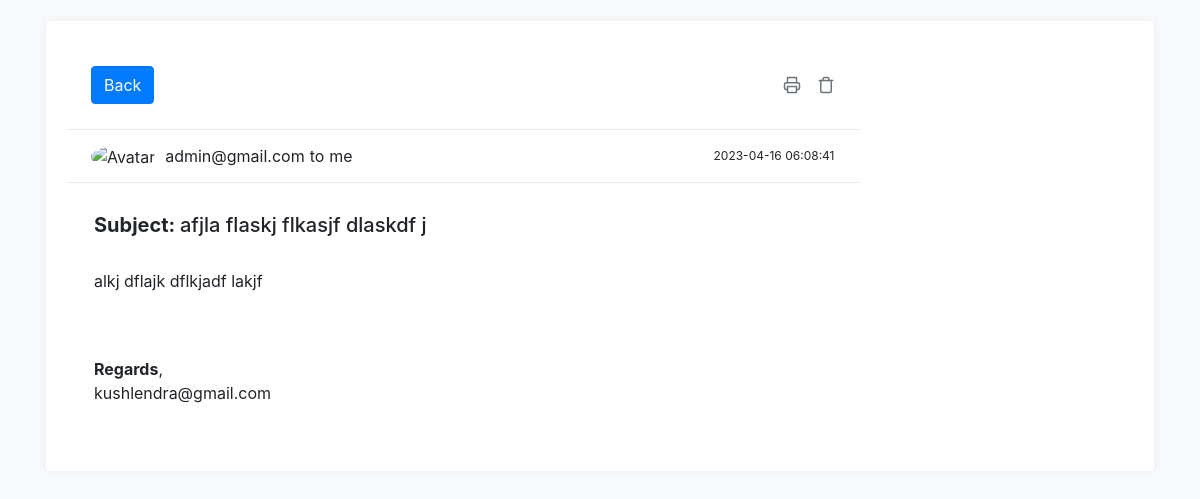
Before: /inbox/3 with the older database file.
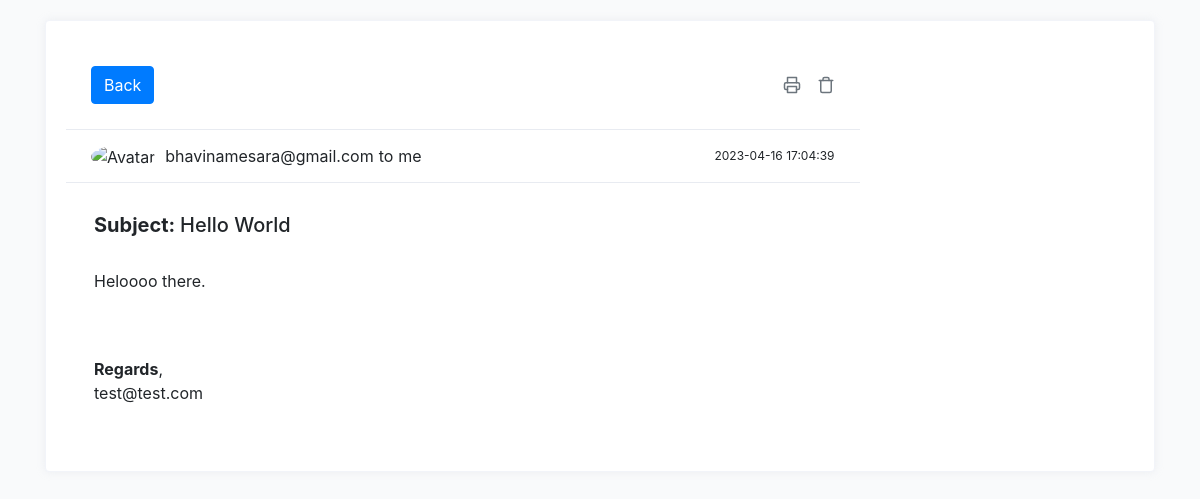
After: the same page with the newer database file.
### tables this page shows
CREATE TABLE email(
    id INTEGER PRIMARY KEY AUTOINCREMENT,
    sender TEXT NOT NULL,
    recipient TEXT NOT NULL,
    subject TEXT NOT NULL,
    body TEXT NOT NULL,
    time TIMESTAMP DEFAULT CURRENT_TIMESTAMP NOT NULL,
    threat INTEGER DEFAULT 0,
    keywords TEXT
);

### app.py (the view)
@app.route('/inbox/<int:email_id>')
def email_detail(email_id):
    conn = sqlite3.connect('database.db')
    cur = conn.cursor()
    cur.execute('SELECT * FROM email WHERE id = ?', (email_id,))
    email = cur.fetchone()
    cur.close()
    conn.close()
    if email is None:
        abort(404)
    return render_template('read_email.html', email=email)

### app.py (called while the page is built)
def get_db_connection():
    conn = sqlite3.connect('database.db')
    conn.row_factory = sqlite3.Row
    return conn

def init_db():
    with app.app_context():
        db = get_db_connection()
        if db.execute('SELECT name FROM sqlite_master WHERE type="table" AND name="users" OR name="email" OR name="keywords"').fetchone() is None:
            with app.open_resource('schema.sql') as f:
                db.executescript(f.read().decode('utf8'))
        else:
            pass
        db.commit()

@app.before_request
def before_request():
    init_db()

### templates/read_email.html (shortened to what this page needs)
<!DOCTYPE html>
<html lang="en">
<head>
    <link href="https://cdn.jsdelivr.net/npm/bootstrap@4.4.1/dist/css/bootstrap.min.css" rel="stylesheet">
</head>
<body>
    <div class="container">
        <div class="row inbox-wrapper">
            <div class="col-lg-12">
                <div class="card">
                    <div class="card-body">
                        <div class="row">
                            <div class="col-lg-9 email-content">
                                <div class="email-head">
                                    <div class="email-head-subject">
                                        <div class="title d-flex align-items-center justify-content-between">
                                            <div class="aside-compose"><a class="btn btn-primary btn-block"
                                                    href="/inbox">Back</a></div>
                                            <div class="icons">
                                                <a href="#" class="icon" onclick="window.print()"></a>
                                                <a href="#" class="icon" onclick="location.href='/inbox/{{ email[0] }}/delete'">
                                                </a>
                                            </div>
                                        </div>
                                    </div>
                                    <div
                                        class="email-head-sender d-flex align-items-center justify-content-between flex-wrap">
                                        <div class="d-flex align-items-center">
                                            <div class="avatar">
                                                <img src="https://bootdey.com/img/Content/avatar/avatar1.png"
                                                    alt="Avatar" class="rounded-circle user-avatar-md">
                                            </div>
                                            <div class="sender d-flex align-items-center">
                                                {{ email[2] }} <span>to</span> me
                                            </div>
                                        </div>
                                        <div class="date">{{ email[5] }}</div>
                                    </div>
                                </div>
                                <div class="email-body">
                                    <h5><strong>Subject: </strong>{{ email[3] }}</h5>
                                    <br>
                                    <p>{{ email[4] }}</p>
                                    <br>
                                    <br>
                                    <p><strong>Regards</strong>,<br> {{ email[1] }} </p>
                                </div>
                            </div>
                        </div>
                    </div>
                </div>
            </div>
        </div>
    </div>
</body>
</html>

Changed rows visible on the page:
changed email: recipient "admin@gmail.com" → "bhavinamesara@gmail.com"; time "2023-04-16 06:08:41" → "2023-04-16 17:04:39"; subject "afjla flaskj flkasjf dlaskdf j" → "Hello World"; body "alkj dflajk dflkjadf lakjf" → "Heloooo there."; sender "kushlendra@gmail.com" → "test@test.com"
